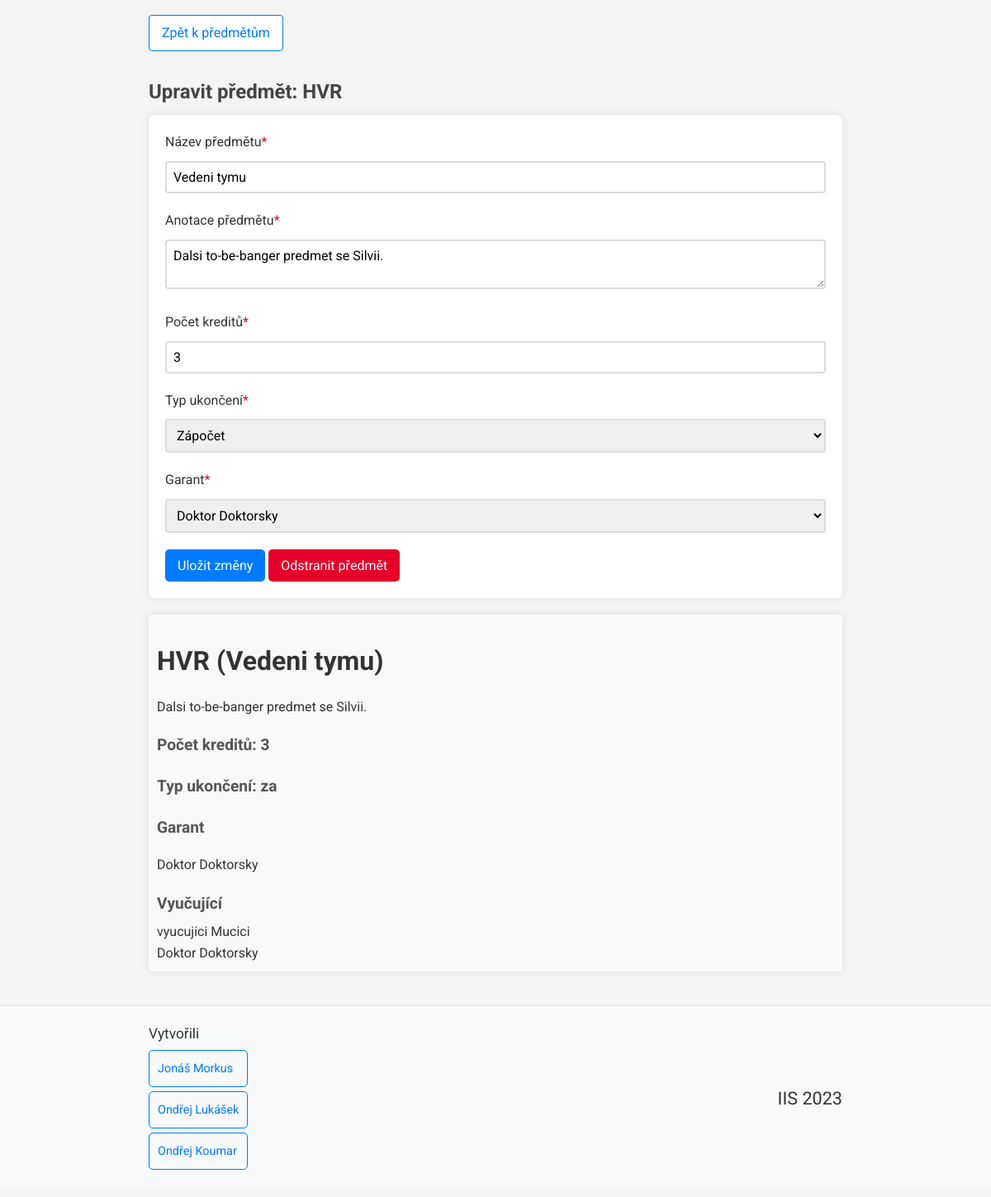
/views/subject_views/subject_info_admin.php?zkratka=HVR (signed in), run on the app's committed database.
### tables this page shows
CREATE TABLE Predmet (
	zkratka varchar(3) NOT NULL,
	nazev varchar(25) NOT NULL,
	anotace varchar(200) NOT NULL,
	pocet_kreditu INT(1) NOT NULL,
	typ_ukonceni varchar(6) NOT NULL,
    garant int(5),
	PRIMARY KEY (zkratka),
    FOREIGN KEY (garant) REFERENCES Osoba(ID_Osoba) ON DELETE SET NULL
);

CREATE TABLE Osoba (
	ID_Osoba INT(5) NOT NULL AUTO_INCREMENT,
	jmeno varchar(15) NOT NULL,
	prijmeni varchar(15) NOT NULL,
	email varchar(50) NOT NULL,
    heslo varchar(255) NOT NULL,  
	telefon INT(9) NOT NULL,
    role varchar(4) NOT NULL,  
	PRIMARY KEY (ID_Osoba)
);

### misc/db_conn_parameters.php (called while the page is built)
<?php
function getDbConnectionParams()
{
    $connString = "mysql:host=db;dbname=mydatabase";
    $userName = "myuser";
    $password = "mypassword";
    $options = array(
        PDO::MYSQL_ATTR_INIT_COMMAND => "SET NAMES 'utf8'"
    );
    return array(
        "connString" => $connString,
        "userName" => $userName,
        "password" => $password,
        "options" => $options
    );
}

### services/subject_service.php (called while the page is built, shortened)
<?php
require_once __DIR__ . "/../misc/db_conn_parameters.php";
class subjectService {
    private PDO $pdo;
    function __construct()
    {
        try {
            $params = getDbConnectionParams();
            $this->pdo = new PDO($params["connString"], $params["userName"], $params["password"], $params["options"]);
        }
        catch (PDOException $e) {
            error_log("Error connecting to database: " . $e->getMessage());
        }
    }
    function getSubjectInfo($id) {
        try {
            $stmt = $this->pdo->prepare("SELECT Predmet.*, Osoba.jmeno, Osoba.prijmeni
                                        FROM Predmet JOIN Osoba ON Predmet.garant = Osoba.ID_Osoba
                                        WHERE zkratka = (?)");
            $stmt->execute(array($id));
            return $stmt->fetch(PDO::FETCH_ASSOC);
        }
        catch (PDOException $e) {
            error_log("Could not get subjet info: ". $e->getMessage());
            return null;
        }
    }
    function getSubjectTeachers($subjectId) {
        try {
            $stmt = $this->pdo->prepare("SELECT Osoba.ID_Osoba, jmeno, prijmeni
                                        FROM Osoba
                                        JOIN Osoba_predmet ON Osoba.ID_Osoba = Osoba_predmet.ID_Osoba
                                        JOIN Predmet ON Osoba_predmet.zkratka = Predmet.zkratka
                                        WHERE Predmet.zkratka = ? AND Osoba.role = ?");
            $stmt->execute(array($subjectId, "vyuc"));
            return $stmt->fetchAll(PDO::FETCH_ASSOC);
        }
        catch (PDOException $e) {
            error_log("Couldn't get subject teachers: " . $e->getMessage());
            return null;
        }
    }
}

### services/user_service.php (called while the page is built, shortened)
<?php
require_once __DIR__ . "/../misc/db_conn_parameters.php";
class userService {
    private PDO $pdo;
    function __construct()
    {
        try {
            $params = getDbConnectionParams();
            $this->pdo = new PDO($params["connString"], $params["userName"], $params["password"], $params["options"]);
        }
        catch (PDOException $e) {
            error_log("Error connecting to database: " . $e->getMessage());
        }
    }
    function getUsersByRole($role) {
        try {
            $stmt = $this->pdo->prepare("SELECT ID_Osoba, jmeno, prijmeni FROM Osoba WHERE role = ?");
            $stmt->execute(array($role));
            return $stmt->fetchAll(PDO::FETCH_ASSOC);
        }
        catch (PDOException $e) {
            error_log("Error loading info of users with role $role: " . $e->getMessage());
            return null;
        }
    }
}

### views/subject_views/subject_info_admin.php (the view, shortened to what this page needs)
<?php
require_once "../../common.php";
require_once "../../services/subject_service.php";
require_once "../../services/user_service.php";
$subjectService = new subjectService();
$infoArray = $subjectService->getSubjectInfo($_GET["zkratka"]);
$teachers = $subjectService->getSubjectTeachers($_GET["zkratka"]);
?>
<a class='direct_link' href='subject_management_admin.php'>Zpět k předmětům</a>
<h2>Upravit předmět: <?= $infoArray['zkratka']; ?></h2>
<form action="../../controllers/subject_controllers/subject_edit.php" method="post" onsubmit="return validateForm(fields)">
    <label for="nazev">Název předmětu<?= requiredField(); ?></label>
    <input type="text" name="nazev" value="<?= $infoArray['nazev']; ?>" id="nazev"/>
    <br>
    <label for="anotace">Anotace předmětu<?= requiredField(); ?></label>
    <textarea name="anotace" id="anotace"><?= $infoArray['anotace']; ?></textarea>
    <br>
    <label for="pocet_kreditu">Počet kreditů<?= requiredField(); ?></label>
    <input type="number" name="pocet kreditu" value="<?= $infoArray['pocet_kreditu']; ?>" id="pocet_kreditu"/>
    <br>
    <label for="typ_ukonceni">Typ ukončení<?= requiredField(); ?></label>
    <select id="typ_ukonceni" name="typ_ukonceni">
        <option value="za" <?= checkSelect("za", $infoArray['typ_ukonceni']) ?>>Zápočet</option>
    </select><br>
    <label for="garant">Garant<?= requiredField(); ?></label>
    <select name="garant" id="garant">
        <?php
        $userService = new userService();
        $users = $userService->getUsersByRole("vyuc");
        foreach ($users as $user) {
            echo '<option value="' . $user['ID_Osoba'] . '"'. checkSelect($infoArray['garant'], $user['ID_Osoba']) .'>' . $user['jmeno'] . " " . $user['prijmeni'] . '</option>';
        }
        ?>
    </select>
    <br>
    <input type="submit" value="Uložit změny">
    <input type="submit" formaction="../../controllers/subject_controllers/subject_delete.php" value="Odstranit předmět" class="btnRemove2">
</form>
<div class="group">
    <h1><?= $_GET["zkratka"] ?> (<?= $infoArray["nazev"] ?>)</h1>
    <p> <?= $infoArray["anotace"] ?> </p>
    <h3> Počet kreditů: <?= $infoArray["pocet_kreditu"] ?></h3>
    <h3> Typ ukončení: <?= $infoArray["typ_ukonceni"] ?></h3>
    <h3> Garant</h3>
    <p> <?php
        if (isset($infoArray["jmeno"])) echo "{$infoArray["jmeno"]} {$infoArray["prijmeni"]}";
        else echo "Předmět nemá garanta.";
        ?> </p>
    <h3> Vyučující</h3>
    <?php
    $finalValue = "";
    foreach ($teachers as $teacher) {
        $finalValue = $finalValue . "{$teacher["jmeno"]} {$teacher["prijmeni"]}<br>";
    }
    echo $finalValue;
    ?>
</div>

### public/style.css (style rules this page uses)
.direct_link { display: inline-block; color: #007bff; background-color: #fff; padding: 8px 15px; margin: 10px 0; border-radius: 4px; text-decoration: none; border: 1px solid #007bff; transition: background-color 0.3s, color 0.3s; }
* { font-family: 'Roboto', sans-serif; }
body { background-color: #f4f4f4; color: #333; line-height: 1.6; margin: 8px 0; }
h1, h2, h3 { color: #333; }
h1 { font-size: 2em; margin-bottom: 0.5em; }
h2 { font-size: 1.5em; color: #444; margin-bottom: 0.4em; }
h3 { font-size: 1.2em; color: #555; margin-bottom: 0.3em; }
form { background: #fff; padding: 20px; border-radius: 8px; box-shadow: 0 0 10px rgba(0,0,0,0.1); margin-bottom: 20px; }
input, select { font-size: 1em; }
input[type="text"], input[type="number"], input[type="tel"], input[type="email"], input[type="password"], select { width: 100%; padding: 8px; margin-bottom: 20px; border-radius: 4px; border: 2px solid #ddd; box-sizing: border-box; }
label { display: inline-block; align-items: center; margin-right: 20px; margin-bottom: 10px; }
textarea { width: 100%; height: 60px; padding: 8px; margin-bottom: 20px; border-radius: 4px; border: 2px solid #ddd; box-sizing: border-box; font-size: 1em; }
input[type="submit"] { background: #007bff; color: #f8f9fa; padding: 10px 15px; border: none; border-radius: 5px; cursor: pointer; transition: background-color 0.3s, color 0.3s; }
.btnRemove2 { background: #e4002b !important; }
.group { padding: 10px; margin: 20px 0; background-color: #f8f9fa; border-radius: 4px; box-shadow: 0 0 10px rgba(0,0,0,0.1); }

### data on the page
predmet: zkratka "HVR", nazev "Vedeni tymu", anotace "Dalsi to-be-banger predmet se Silvii.", pocet_kreditu "3", typ_ukonceni "za", garant.jmeno "Doktor", garant.prijmeni "Doktorsky"
osoba: jmeno "vyucujici", prijmeni "Mucici"
osoba: jmeno "Doktor", prijmeni "Doktorsky"

### other printed values
$_GET["zkratka"] "HVR"
form field garant "Doktor Doktorsky"
